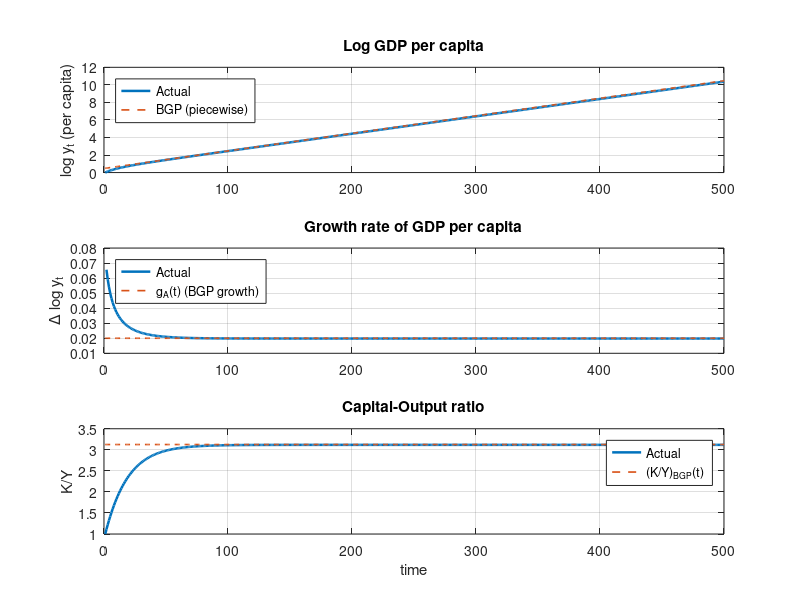

Source code (MATLAB):
%% ===============================================================
%  Solow model simulation (manual shocks at specific periods)
%  - One-loop version: when t hits shock_start/end, manually adjust
%    parameters or states (K, L) right inside the loop.
% ===============================================================

clear; close all; clc;

%% 1) Parameters and switches
T_max  = 500;         % maximum simulation periods
alpha  = 0.30;        % capital share
delta  = 0.05;        % depreciation
sI     = 0.25;        % investment share of GDP
gA     = 0.02;        % TFP growth (gross: 1+gA)
gL     = 0.01;        % population growth (gross: 1+gL)

A0 = 1.0;             % initial TFP level
L0 = 1.0;             % initial population level
K0 = 1.0;             % initial capital level (can also set to BGP later)

% --- shock timing (manual editing here) ---
shock_start = 80;     % when the shock begins (apply at start of this period)
shock_end   = Inf;    % if finite number => temporary; Inf => permanent

% --- what to change at shock_start (examples; edit as you wish) ---
chg_param = true;     % change parameters? (sI, gA, gL, delta, alpha)
sI_new    = sI;     % example: raise investment share permanently
gA_new    = gA;     % keep same if you don't want to change
gL_new    = gL;     % keep same if you don't want to change
delta_new = delta;
alpha_new = alpha;

chg_stateK = false;    % shock to capital stock K at shock_start?
K_scale    = 0.8;    % e.g., disaster: K := 0.85*K  (set =1.0 to disable)
K_add      = 0.0;     % or level shift: K := K + K_add

chg_stateL = false;   % shock to population L at shock_start?
L_scale    = 0.8;    % e.g., sudden drop or jump in L
L_add      = 0.0;

chg_stateA = false;   % shock to productivity at shock_start?
A_scale    = 0.8;    % e.g., sudden drop or jump in A
A_add      = 0.0;


% --- if temporary shock, how to revert at shock_end+1 (examples) ---
revert_param = false;
sI_back    = sI;    % restore original values (or any values you want)
gA_back    = gA;
gL_back    = gL;
delta_back = delta;
alpha_back = alpha;

revert_stateK = false;  % usually we do NOT revert K/L (state shocks are one-off)
K_scale_back  = 1.0; K_add_back = 0.0;
revert_stateL = false;  % set true only if you really want to jump L back
L_scale_back  = 1.0; L_add_back = 0.0;

% --- convergence option ---
stop_on_convergence = false;   % true => stop early when |K_{t+1}-K_t| < tol
tol = 1e-8;


%% 2) Helpers
prodY = @(A,L,K,alpha) K.^alpha .* (A.*L).^(1-alpha);      % Y = K^α (AL)^(1-α)
KY_bgp_fun = @(sI,gA,gL,delta) sI ./ (gA + gL + delta);     % (K/Y)_BGP
% BGP log y path given piecewise gA and KY (used below after sim)

%% 3) Containers
K  = nan(T_max+1,1);
A  = nan(T_max+1,1);
L  = nan(T_max+1,1);
Y  = nan(T_max+1,1);
y_pc = nan(T_max+1,1);    % GDP per capita
lny  = nan(T_max+1,1);
g_y_pc = nan(T_max+1,1);  % Δlog y_pc
KY = nan(T_max+1,1);

% parameter histories (for plotting BGP reference)
sI_t = nan(T_max,1); gA_t = nan(T_max,1); gL_t = nan(T_max,1);
delta_t = nan(T_max,1); alpha_t = nan(T_max,1);

%% 4) Initial conditions (you may also put K0 on initial BGP if desired)
A(1)=A0; L(1)=L0; K(1)=K0;
Y(1)=prodY(A(1),L(1),K(1),alpha);
y_pc(1)=Y(1)/L(1); lny(1)=log(y_pc(1)); KY(1)=K(1)/Y(1);

%% 5) Simulation (single loop; manual edits at specific t)
t_stop = T_max;

for t = 1:T_max
    % record current parameters used in (t -> t+1) transition
    sI_t(t)   = sI;   gA_t(t) = gA;   gL_t(t) = gL;
    delta_t(t)= delta; alpha_t(t) = alpha;

    % ---- APPLY SHOCKS AT START OF PERIOD t (before producing t-output) ----
    if t == shock_start
        % (i) parameter changes
        if chg_param
            sI = sI_new; gA = gA_new; gL = gL_new; delta = delta_new; alpha = alpha_new;
        end
        % (ii) state shocks to K, L
        if chg_stateK
            K(t) = K_scale * K(t) + K_add;
        end
        if chg_stateL
            L(t) = L_scale * L(t) + L_add;
        end
        if chg_stateA
            A(t) = A_scale * A(t) + A_add;
        end
        % recompute output at t if K/L changed
        Y(t)=prodY(A(t),L(t),K(t),alpha);
        y_pc(t)=Y(t)/L(t); lny(t)=log(y_pc(t)); KY(t)=K(t)/Y(t);
    end

    % ---- OPTIONAL: revert parameters at shock_end+1 for temporary shocks ----
    if ~isinf(shock_end) && t == (shock_end + 1)
        if revert_param
            sI = sI_back; gA = gA_back; gL = gL_back; delta = delta_back; alpha = alpha_back;
        end
        if revert_stateK
            K(t) = K_scale_back * K(t) + K_add_back;
        end
        if revert_stateL
            L(t) = L_scale_back * L(t) + L_add_back;
        end
        % recompute with reverted states (rare)
        Y(t)=prodY(A(t),L(t),K(t),alpha);
        y_pc(t)=Y(t)/L(t); lny(t)=log(y_pc(t)); KY(t)=K(t)/Y(t);
    end

    % ---- Dynamics: build (t+1) ----
    % K_{t+1} = (1-δ)K_t + sI * Y_t
    if t < T_max
        K(t+1) = (1 - delta)*K(t) + sI * Y(t);
        A(t+1) = A(t) * (1 + gA);
        L(t+1) = L(t) * (1 + gL);

        Y(t+1)   = prodY(A(t+1),L(t+1),K(t+1),alpha);
        y_pc(t+1)= Y(t+1)/L(t+1);
        lny(t+1) = log(y_pc(t+1));
        KY(t+1)  = K(t+1)/Y(t+1);
        g_y_pc(t+1) = lny(t+1) - lny(t);

        % convergence check (optional)
        if stop_on_convergence && t > 1
            if abs(K(t+1) - K(t)) < tol
                t_stop = t+1;
                break;
            end
        end
    end
end

% truncate to actual length simulated
K  = K(1:t_stop); A=A(1:t_stop); L=L(1:t_stop); Y=Y(1:t_stop);
y_pc=y_pc(1:t_stop); lny=lny(1:t_stop); KY=KY(1:t_stop);
g_y_pc=g_y_pc(1:t_stop);
sI_t=sI_t(1:min(t_stop,T_max)); gA_t=gA_t(1:min(t_stop,T_max));
gL_t=gL_t(1:min(t_stop,T_max)); delta_t=delta_t(1:min(t_stop,T_max));
alpha_t=alpha_t(1:min(t_stop,T_max));

%% 6) BGP references (piecewise, using time-varying parameters actually used)
Tref = numel(sI_t);
KY_bgp = KY_bgp_fun(sI_t, gA_t, gL_t, delta_t);      % (K/Y)_BGP(t)

% ln y_BGP(t) = (α/(1-α)) ln(K/Y)_BGP(t) + ln A(1) + cumulative gA
% (strictly α may change; we use alpha_t for piecewise α)
cum_gA = [0; cumsum(gA_t(1:end-1))];                 % align with 1..Tref
lny_bgp = (alpha_t./(1 - alpha_t)).*log(KY_bgp) + log(A0) + cum_gA;

%% 7) Console summary
fprintf('--- Simulation summary ---\n');
fprintf('Horizon simulated: t = 1..%d\n', t_stop);
fprintf('Final K: %.6f | Final y_pc: %.6f | Final K/Y: %.6f\n', K(end), y_pc(end), KY(end));

%% 8) Plots
tt = (1:t_stop)';

figure('Name','Solow: manual shocks','Position',[120 120 920 760]);

subplot(3,1,1);
plot(tt, lny, 'LineWidth', 1.8); hold on;
plot(1:Tref, lny_bgp(1:Tref), '--', 'LineWidth', 1.2);
ylabel('log y_t (per capita)'); title('Log GDP per capita');
legend('Actual','BGP (piecewise)','Location','northwest'); grid on;

subplot(3,1,2);
plot(tt, g_y_pc, 'LineWidth', 1.8); hold on;
plot(1:Tref, gA_t(1:Tref), '--', 'LineWidth', 1.2); % BGP growth = gA
ylabel('\Delta log y_t'); title('Growth rate of GDP per capita');
legend('Actual','g_A(t) (BGP growth)','Location','northwest'); grid on;

subplot(3,1,3);
plot(tt, KY, 'LineWidth', 1.8); hold on;
plot(1:Tref, KY_bgp(1:Tref), '--', 'LineWidth', 1.2);
xlabel('time'); ylabel('K/Y'); title('Capital-Output ratio');
legend('Actual','(K/Y)_{BGP}(t)','Location','best'); grid on;
